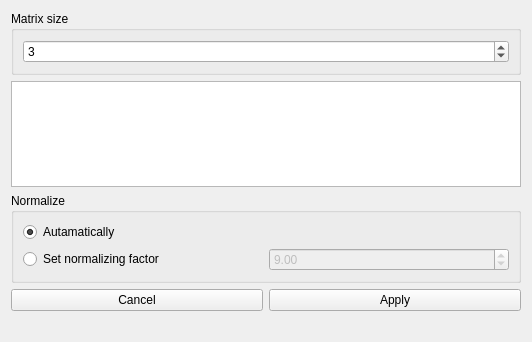
<?xml version="1.0" encoding="UTF-8"?>
<ui version="4.0">
 <class>FilterCustomizer</class>
 <widget class="QWidget" name="FilterCustomizer">
  <property name="windowModality">
   <enum>Qt::ApplicationModal</enum>
  </property>
  <property name="geometry">
   <rect>
    <x>0</x>
    <y>0</y>
    <width>532</width>
    <height>342</height>
   </rect>
  </property>
  <property name="minimumSize">
   <size>
    <width>400</width>
    <height>300</height>
   </size>
  </property>
  <property name="maximumSize">
   <size>
    <width>950</width>
    <height>725</height>
   </size>
  </property>
  <property name="windowTitle">
   <string>Matrix filter customization</string>
  </property>
  <property name="windowIcon">
   <iconset resource="../resources/resources.qrc">
    <normaloff>:/custom_filter_icon.png</normaloff>:/custom_filter_icon.png</iconset>
  </property>
  <layout class="QGridLayout" name="gridLayout">
   <item row="2" column="0">
    <widget class="QTableWidget" name="tableWidget">
     <property name="gridStyle">
      <enum>Qt::SolidLine</enum>
     </property>
     <attribute name="horizontalHeaderVisible">
      <bool>true</bool>
     </attribute>
     <attribute name="horizontalHeaderDefaultSectionSize">
      <number>50</number>
     </attribute>
     <attribute name="horizontalHeaderMinimumSectionSize">
      <number>50</number>
     </attribute>
     <attribute name="verticalHeaderVisible">
      <bool>true</bool>
     </attribute>
     <attribute name="verticalHeaderDefaultSectionSize">
      <number>25</number>
     </attribute>
     <attribute name="verticalHeaderMinimumSectionSize">
      <number>25</number>
     </attribute>
    </widget>
   </item>
   <item row="0" column="0">
    <widget class="QGroupBox" name="groupBox_2">
     <property name="title">
      <string>Matrix size</string>
     </property>
     <layout class="QGridLayout" name="gridLayout_4">
      <item row="0" column="0">
       <widget class="QSpinBox" name="size_spinBox">
        <property name="minimum">
         <number>1</number>
        </property>
        <property name="singleStep">
         <number>2</number>
        </property>
        <property name="value">
         <number>3</number>
        </property>
       </widget>
      </item>
     </layout>
    </widget>
   </item>
   <item row="4" column="0">
    <layout class="QHBoxLayout" name="horizontalLayout">
     <property name="bottomMargin">
      <number>0</number>
     </property>
     <item>
      <widget class="QPushButton" name="cancel_button">
       <property name="text">
        <string>Cancel</string>
       </property>
      </widget>
     </item>
     <item>
      <widget class="QPushButton" name="apply_button">
       <property name="text">
        <string>Apply</string>
       </property>
      </widget>
     </item>
    </layout>
   </item>
   <item row="3" column="0">
    <widget class="QGroupBox" name="groupBox">
     <property name="title">
      <string>Normalize</string>
     </property>
     <layout class="QGridLayout" name="gridLayout_3">
      <property name="bottomMargin">
       <number>9</number>
      </property>
      <item row="0" column="0">
       <widget class="QRadioButton" name="automatically_radioButton">
        <property name="text">
         <string>Autamatically</string>
        </property>
        <property name="checked">
         <bool>true</bool>
        </property>
       </widget>
      </item>
      <item row="1" column="0">
       <widget class="QRadioButton" name="factor_radioButton">
        <property name="text">
         <string>Set normalizing factor</string>
        </property>
       </widget>
      </item>
      <item row="1" column="1">
       <widget class="QDoubleSpinBox" name="factor_doubleSpinBox">
        <property name="enabled">
         <bool>false</bool>
        </property>
        <property name="minimum">
         <double>1.000000000000000</double>
        </property>
        <property name="maximum">
         <double>99999.990000000005239</double>
        </property>
        <property name="value">
         <double>9.000000000000000</double>
        </property>
       </widget>
      </item>
     </layout>
    </widget>
   </item>
   <item row="5" column="0">
    <widget class="QLabel" name="message_label">
     <property name="font">
      <font>
       <weight>75</weight>
       <bold>true</bold>
      </font>
     </property>
     <property name="text">
      <string/>
     </property>
     <property name="scaledContents">
      <bool>true</bool>
     </property>
    </widget>
   </item>
  </layout>
 </widget>
 <resources>
  <include location="../resources/resources.qrc"/>
 </resources>
 <connections/>
</ui>
